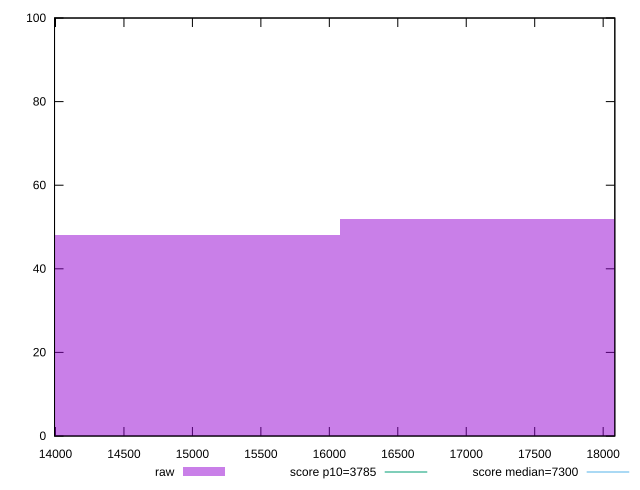

Recreate this plot in gnuplot.
reset

$raw <<EOF
17150.929185429308 52
15007.063037250644 48
EOF

set key outside below
set boxwidth 2143.8661481786635
set xrange [13992.945999999996:18085.178999999996]
set yrange [0:100]
set trange [0:100]
set style fill transparent solid 0.5 noborder

set parametric
set terminal svg size 640, 490 enhanced background rgb 'white'
set output "reprap/interactive/samples/pages+cached+noexternal+nomedia+nocss+nojs/raw/histogram.svg"

plot $raw title "raw" with boxes, \
     3785,t title "score p10=3785", \
     7300,t title "score median=7300"

reset
